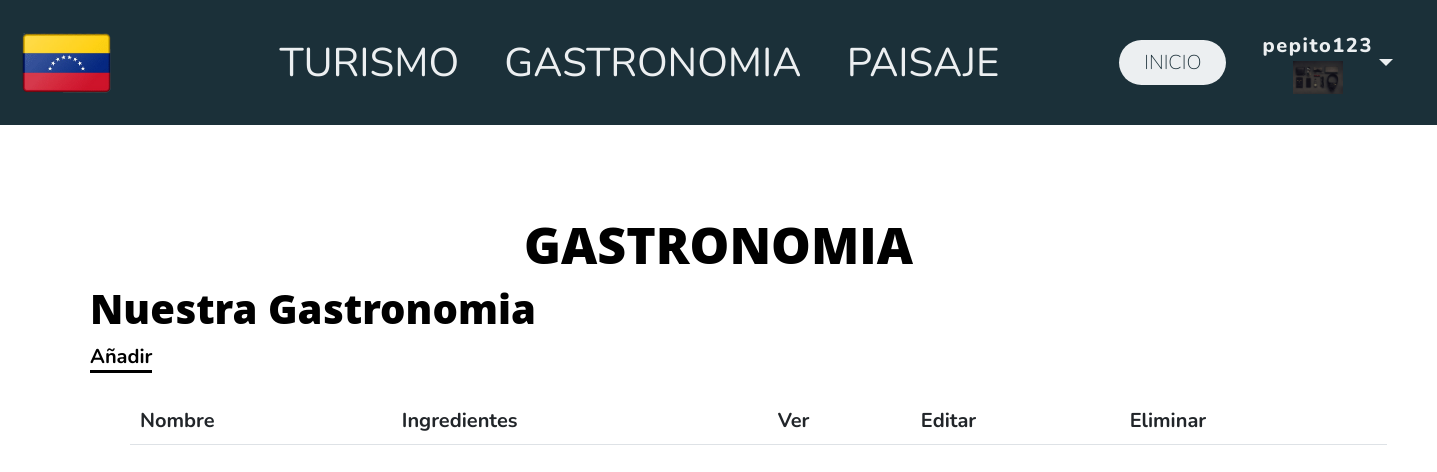
Page /vzla/gastronomia/ (signed in) on the earlier database version.
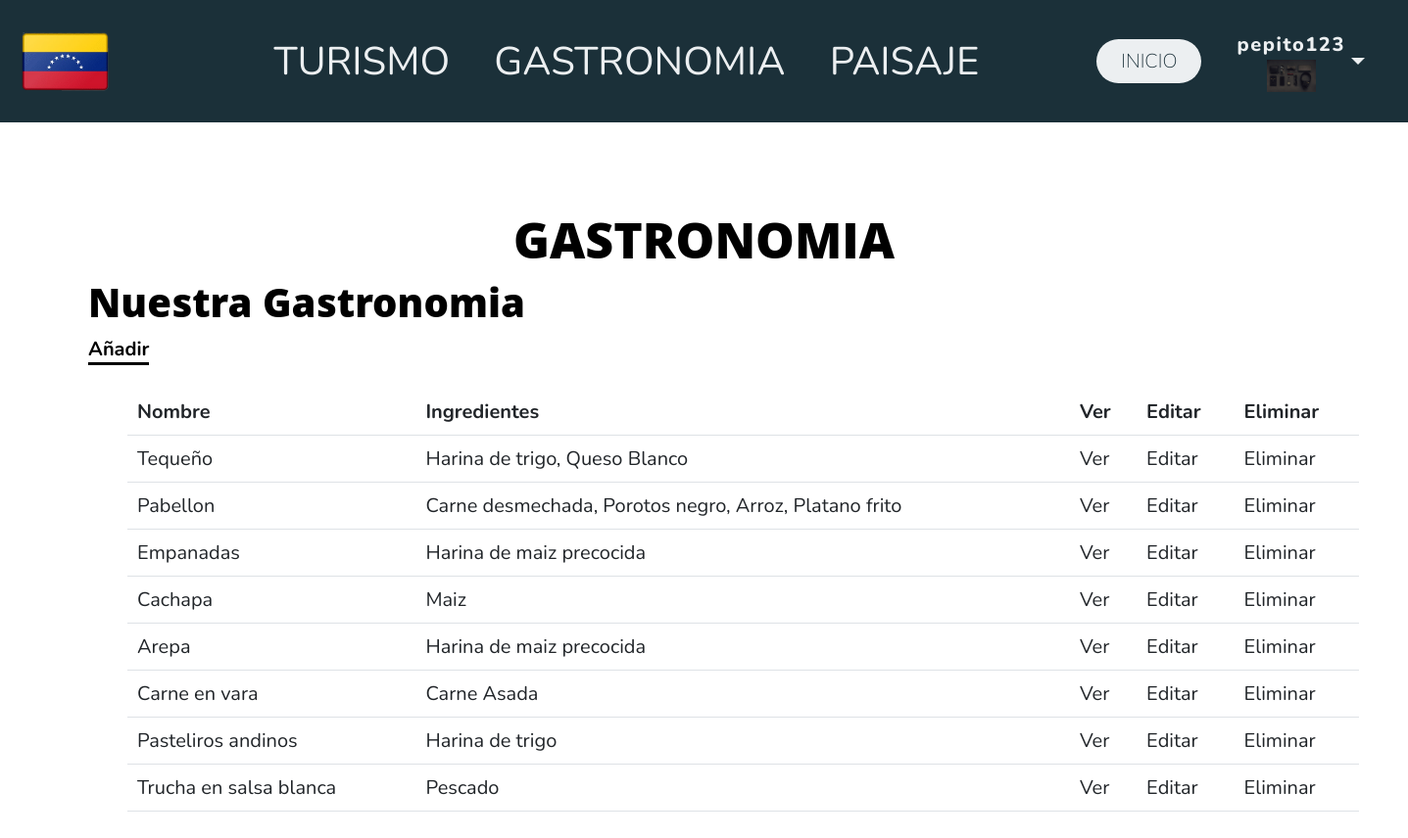
Same page on the later database version.
### vzla/models.py (models this page shows, shortened)
class Avatar(models.Model):
    user = models.OneToOneField(User, on_delete=models.CASCADE, null=True)
    imagen = models.ImageField(upload_to='avatares', null=True, blank=True)

class Gastronomia(models.Model):
    nombre = models.CharField(max_length=64)
    ingredientes = models.CharField(max_length=128)
    descripcion = models.TextField()
    imagen = models.ImageField(upload_to="gastro", null=True, blank=True)

### vzla/views.py (the view)
# urls.py: path('gastronomia/', gastronomia, name='gastronomia'),
@login_required
def gastronomia(request):
    context = {'gastronomia' : Gastronomia.objects.all()}
    return render(request=request,template_name='vzla/gastronomia.html',context=context)

### vzla/templates/vzla/gastronomia.html (shortened to what this page needs)
{% extends "vzla/base.html" %}
{% block contenido %}
    <div>
        <h1 align="center">GASTRONOMIA</h1>
        <ul>
        <h2>Nuestra Gastronomia</h2>
        <a class='vinculo' href="{% url 'crear_gastro' %}">Añadir</a>
        <br></br>
        <ul>
        <table class="table">
            <tbody>
            <tr>
                <th>Nombre</th>
                <th>Ingredientes</th>
                <th>Ver</td>
                <th>Editar</td>
                <th>Eliminar</td>
            </tr>
            {% for gastro in gastronomia %}
            <tr>
                <td>{{ gastro.nombre }}</td>
                <td>{{ gastro.ingredientes }}</td>
                <td>
                <a href="{% url 'detalle_gastronomia' gastro.id %}">Ver</a>
                </td>
                <td>
                <a href="{% url 'editar_gastronomia' gastro.id %}">Editar</a>
                </td>
                <td>
                <a href="{% url 'eliminar_gastronomia' gastro.id %}">Eliminar</a>
                </td>
            </tr>
            {% endfor %}
            </tbody>
        </table>
    </div>
    {% endblock contenido %}

### vzla/templates/vzla/base.html (shortened to what this page needs)
{% load static %}
<link rel="stylesheet" href="{% static "styles.css" %}" type='text/css'>
<!DOCTYPE html>
<html lang="en">
<head>
</head>
<body>
    <header class="header">
        <div class="logo">
            <img src={% static "img/vzla4.png" %} alt="bandera" >
        </div>
        <nav>
           <ul class="nav-links">
                <li><a href="{% url 'turismo' %}">TURISMO</a></li>
                <li><a href="{% url 'gastronomia' %}">GASTRONOMIA</a></li>
                <li><a href="{% url 'paisajes' %}">PAISAJE</a></li>
           </ul>
        </nav>
        <a class="boton" href="{% url 'inicio' %}"><button>INICIO</button></a>
        {% if user.is_authenticated %}
        <div class="dropdown">
            <button class="btn btn-secondary dropdown-toggle" type="button" id="dropdownMenuButton1" data-bs-toggle="dropdown" aria-expanded="false">
                <div style="display: inline-grid";align = "center">
                    <span style="">{{ user.username }}</span>
                    <div align = "center">
                        <img src="{{ user.avatar.imagen.url }}" style="width:50px;"/>
                    </div>
                </div>
            </button>
          </div>
        {% else %}
        <a class="btn btn-secondary" href="{% url 'login' %}" >Iniciar Sesión</a>
        {% endif %}
    </header>
</body>
<section style="padding:90px 50px;">
    {% block contenido %}
    {% endblock contenido %}
</section>
</html>

Differences in the rows shown:
added Gastronomia: nombre "Tequeño", ingredientes "Harina de trigo, Queso Blanco"
added Gastronomia: nombre "Pabellon", ingredientes "Carne desmechada, Porotos negro, Arroz, Platano frito"
added Gastronomia: nombre "Empanadas", ingredientes "Harina de maiz precocida"
added Gastronomia: nombre "Cachapa", ingredientes "Maiz"
added Gastronomia: nombre "Arepa", ingredientes "Harina de maiz precocida"
added Gastronomia: nombre "Carne en vara", ingredientes "Carne Asada"
added Gastronomia: nombre "Pasteliros andinos", ingredientes "Harina de trigo"
added Gastronomia: nombre "Trucha en salsa blanca", ingredientes "Pescado"
